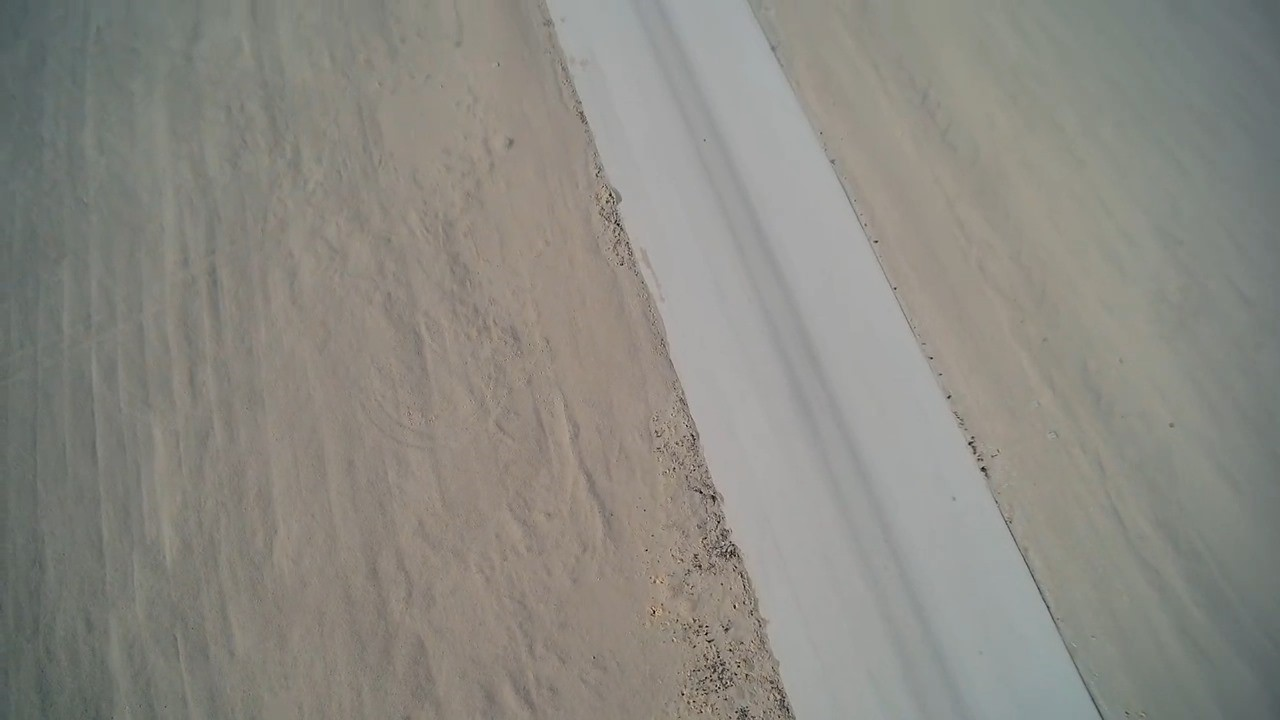
#> input picture Identifying and locating flags from aerial photography/src/data/back_grounds/p2.jpg, 1280 x 720 px
$ python -i 2-data_generation.py   (imports and definitions only)
#> lines starting #> are read from the running program, lines starting #| are printed output that depends on the picture
import cv2
import os
import random
import numpy as np

# ===================== CONSTANTS =====================
RANDOM_SEED = 42
FOLDER_PATH = r"D:\github lite\cv_projects\Identifying and locating flags from aerial photography\data\downloaded_flags"
EDITED_FLAGS = r"D:\github lite\cv_projects\Identifying and locating flags from aerial photography\data\inserted_flags_in_background2"
BACKGROUNDS_DIR = r"C:\Users\saher\Desktop\Github Projects\computer vision\projects\Identifying and locating flags from aerial photography\src\data\back_grounds"
BACKGROUNDS_PATH = [os.path.join(BACKGROUNDS_DIR, file) for file in os.listdir(BACKGROUNDS_DIR)]

FINAL_SHAPE = [ 21 , 22 , 23 , 24 ,25 , 30, 32 ,33 , 34 , 35, 37, 39, 40]
NUM_BACKGROUNDS_TO_SAVE = 200
BRIGHTNESS_FACTORS = [1.0 , 1 , 0.9 , 0.8 , 0.7]  # خليها ثابتة للحفاظ على التفاصيل
gaussian_list = [1,1,1,3,5 , 7 , 11]  # تأثير بلور (معلق)
noises = [0, 0 ,0  , 0.1 , 0.3 , 0.5]  # تأثير نويز (معلق)
angle = [0]
# =====================================================

# [3 lines not run here, left out]

# [1 line that did not run here, left out]
# [4 lines not run here, left out]
# [1 line that did not run here, left out]
# [2 lines not run here, left out]

# [1 line that did not run here, left out]

def load_image_with_retry(image_path, retries=3):
    for attempt in range(retries):
        img = cv2.imread(image_path)
        if img is not None:
            return img
        print(f"⏳ retry to load: {image_path} (try {attempt + 1})")
    return None

def random_flip_or_rotate(image):
    transforms = [
        lambda x: x,
        lambda x: cv2.flip(x, 0),
        lambda x: cv2.flip(x, 1),
        lambda x: cv2.flip(x, -1),
        lambda x: cv2.rotate(x, cv2.ROTATE_90_CLOCKWISE),
        lambda x: cv2.rotate(x, cv2.ROTATE_90_COUNTERCLOCKWISE),
        lambda x: cv2.rotate(x, cv2.ROTATE_180),
    ]
    return random.choice(transforms)(image)

counter_for_backgrounds = 0
null_files = []
invalid_files = []
edited_counter = 0
edit_record = []

# [89 lines not run here, left out]

>>> import cv2
>>> picture = cv2.imread('../../data/back_grounds/p2.jpg')
#> picture is the input picture: shape (720, 1280, 3); mean B, G, R 130, 137, 138.7
>>> result = random_flip_or_rotate(picture)
#> in random_flip_or_rotate, `return random.choice(transforms)(image)`:
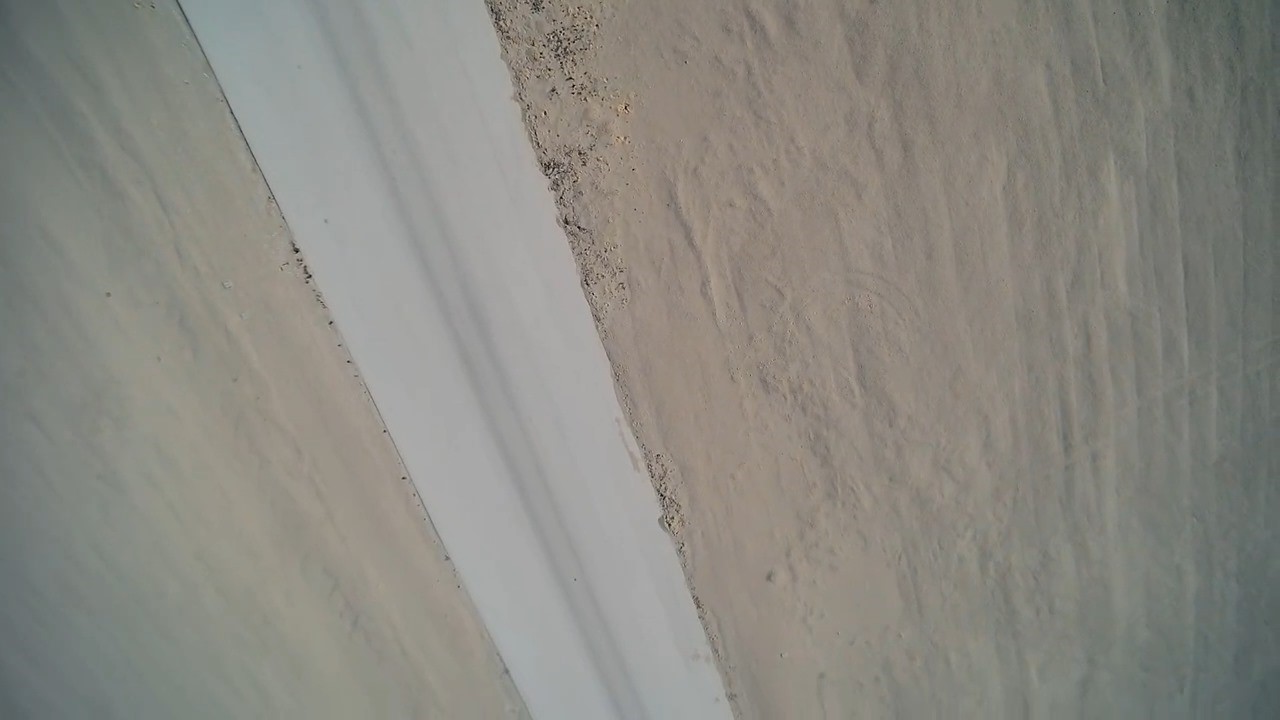
#> returned value: shape (720, 1280, 3); mean of channels 0, 1, 2 130, 137, 138.7; drawn as B, G, R
